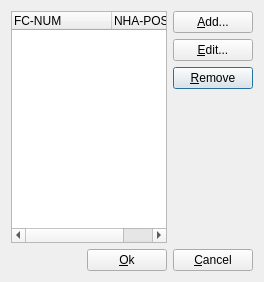
<?xml version="1.0" encoding="UTF-8"?>
<ui version="4.0">
 <class>ForecastsDialog</class>
 <widget class="QDialog" name="ForecastsDialog">
  <property name="geometry">
   <rect>
    <x>0</x>
    <y>0</y>
    <width>264</width>
    <height>282</height>
   </rect>
  </property>
  <property name="windowTitle">
   <string>Add/Change Forecasts</string>
  </property>
  <layout class="QGridLayout">
   <item row="2" column="2">
    <widget class="QPushButton" name="removeButton_">
     <property name="text">
      <string>&amp;Remove</string>
     </property>
     <property name="shortcut">
      <string>Alt+R</string>
     </property>
    </widget>
   </item>
   <item row="4" column="0">
    <spacer name="Horizontal Spacing2">
     <property name="orientation">
      <enum>Qt::Horizontal</enum>
     </property>
     <property name="sizeType">
      <enum>QSizePolicy::Expanding</enum>
     </property>
     <property name="sizeHint" stdset="0">
      <size>
       <width>16</width>
       <height>20</height>
      </size>
     </property>
    </spacer>
   </item>
   <item row="1" column="2">
    <widget class="QPushButton" name="editButton_">
     <property name="text">
      <string>&amp;Edit...</string>
     </property>
     <property name="shortcut">
      <string>Alt+E</string>
     </property>
    </widget>
   </item>
   <item row="0" column="2">
    <widget class="QPushButton" name="addButton_">
     <property name="text">
      <string>&amp;Add...</string>
     </property>
     <property name="shortcut">
      <string>Alt+A</string>
     </property>
    </widget>
   </item>
   <item row="4" column="2">
    <widget class="QPushButton" name="cancelButton_">
     <property name="text">
      <string>&amp;Cancel</string>
     </property>
     <property name="shortcut">
      <string>Alt+C</string>
     </property>
     <property name="autoDefault">
      <bool>false</bool>
     </property>
    </widget>
   </item>
   <item row="4" column="1">
    <widget class="QPushButton" name="okButton_">
     <property name="text">
      <string>&amp;Ok</string>
     </property>
     <property name="shortcut">
      <string>Alt+O</string>
     </property>
     <property name="autoDefault">
      <bool>false</bool>
     </property>
    </widget>
   </item>
   <item row="3" column="2">
    <spacer name="spacer2">
     <property name="orientation">
      <enum>Qt::Vertical</enum>
     </property>
     <property name="sizeType">
      <enum>QSizePolicy::Expanding</enum>
     </property>
     <property name="sizeHint" stdset="0">
      <size>
       <width>20</width>
       <height>41</height>
      </size>
     </property>
    </spacer>
   </item>
   <item row="0" column="0" rowspan="4" colspan="2">
    <widget class="QTreeWidget" name="listView_">
     <property name="styleSheet">
      <string notr="true">QTreeWidget::branch{image:none;}</string>
     </property>
     <property name="rootIsDecorated">
      <bool>false</bool>
     </property>
     <column>
      <property name="text">
       <string>FC-NUM</string>
      </property>
     </column>
     <column>
      <property name="text">
       <string>NHA-POS</string>
      </property>
     </column>
    </widget>
   </item>
  </layout>
 </widget>
 <layoutdefault spacing="6" margin="11"/>
 <pixmapfunction>qPixmapFromMimeSource</pixmapfunction>
 <tabstops>
  <tabstop>okButton_</tabstop>
  <tabstop>cancelButton_</tabstop>
 </tabstops>
 <resources/>
 <connections>
  <connection>
   <sender>cancelButton_</sender>
   <signal>clicked()</signal>
   <receiver>ForecastsDialog</receiver>
   <slot>reject()</slot>
   <hints>
    <hint type="sourcelabel">
     <x>20</x>
     <y>20</y>
    </hint>
    <hint type="destinationlabel">
     <x>20</x>
     <y>20</y>
    </hint>
   </hints>
  </connection>
  <connection>
   <sender>okButton_</sender>
   <signal>clicked()</signal>
   <receiver>ForecastsDialog</receiver>
   <slot>accept()</slot>
   <hints>
    <hint type="sourcelabel">
     <x>20</x>
     <y>20</y>
    </hint>
    <hint type="destinationlabel">
     <x>20</x>
     <y>20</y>
    </hint>
   </hints>
  </connection>
  <connection>
   <sender>addButton_</sender>
   <signal>clicked()</signal>
   <receiver>ForecastsDialog</receiver>
   <slot>add()</slot>
   <hints>
    <hint type="sourcelabel">
     <x>20</x>
     <y>20</y>
    </hint>
    <hint type="destinationlabel">
     <x>20</x>
     <y>20</y>
    </hint>
   </hints>
  </connection>
  <connection>
   <sender>editButton_</sender>
   <signal>clicked()</signal>
   <receiver>ForecastsDialog</receiver>
   <slot>edit()</slot>
   <hints>
    <hint type="sourcelabel">
     <x>20</x>
     <y>20</y>
    </hint>
    <hint type="destinationlabel">
     <x>20</x>
     <y>20</y>
    </hint>
   </hints>
  </connection>
  <connection>
   <sender>removeButton_</sender>
   <signal>clicked()</signal>
   <receiver>ForecastsDialog</receiver>
   <slot>remove()</slot>
   <hints>
    <hint type="sourcelabel">
     <x>20</x>
     <y>20</y>
    </hint>
    <hint type="destinationlabel">
     <x>20</x>
     <y>20</y>
    </hint>
   </hints>
  </connection>
  <connection>
   <sender>listView_</sender>
   <signal>currentItemChanged(QTreeWidgetItem*,QTreeWidgetItem*)</signal>
   <receiver>ForecastsDialog</receiver>
   <slot>selectionChanged()</slot>
   <hints>
    <hint type="sourcelabel">
     <x>90</x>
     <y>126</y>
    </hint>
    <hint type="destinationlabel">
     <x>131</x>
     <y>140</y>
    </hint>
   </hints>
  </connection>
 </connections>
</ui>
